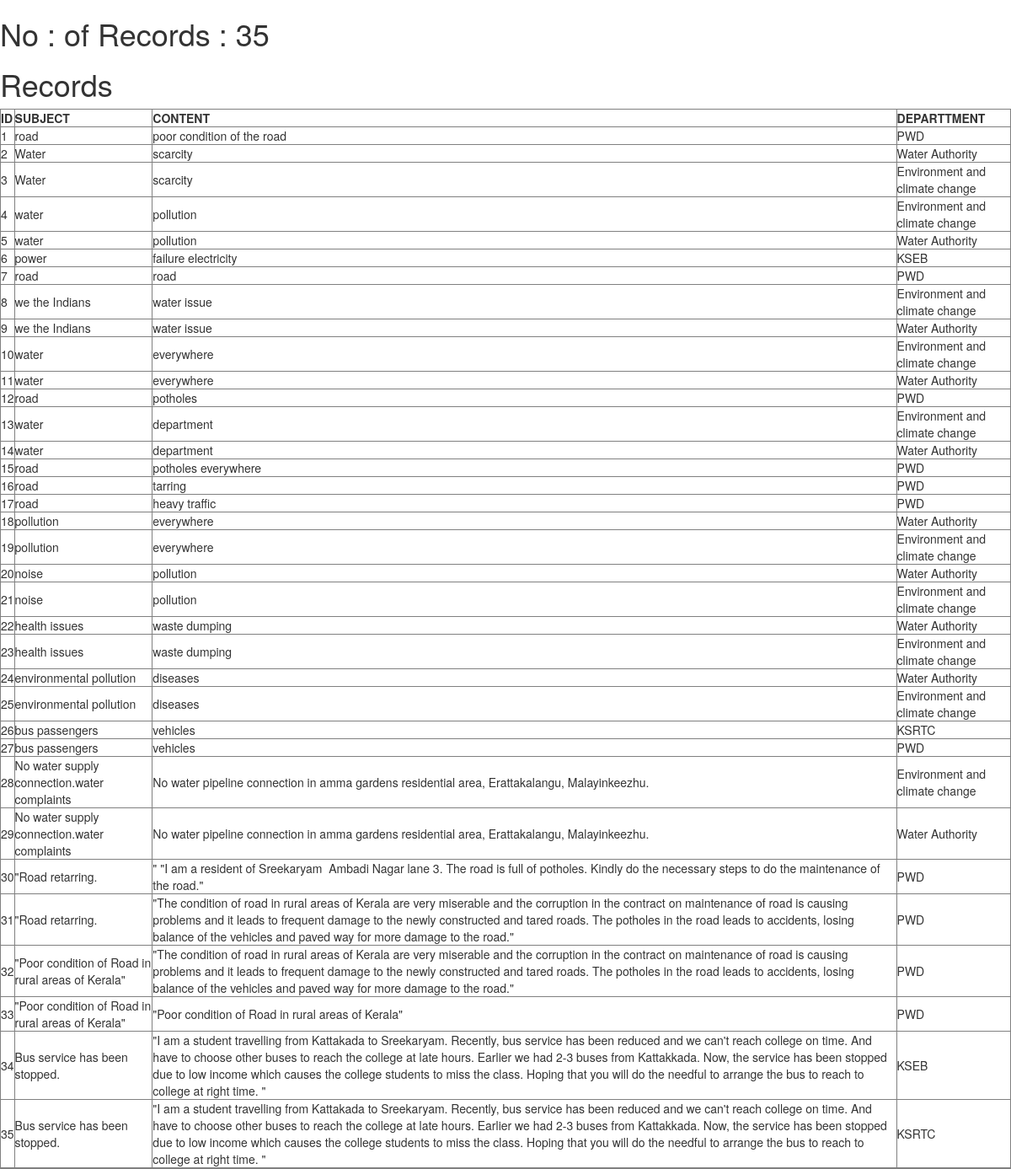
The app's page /shownotifications, older data.
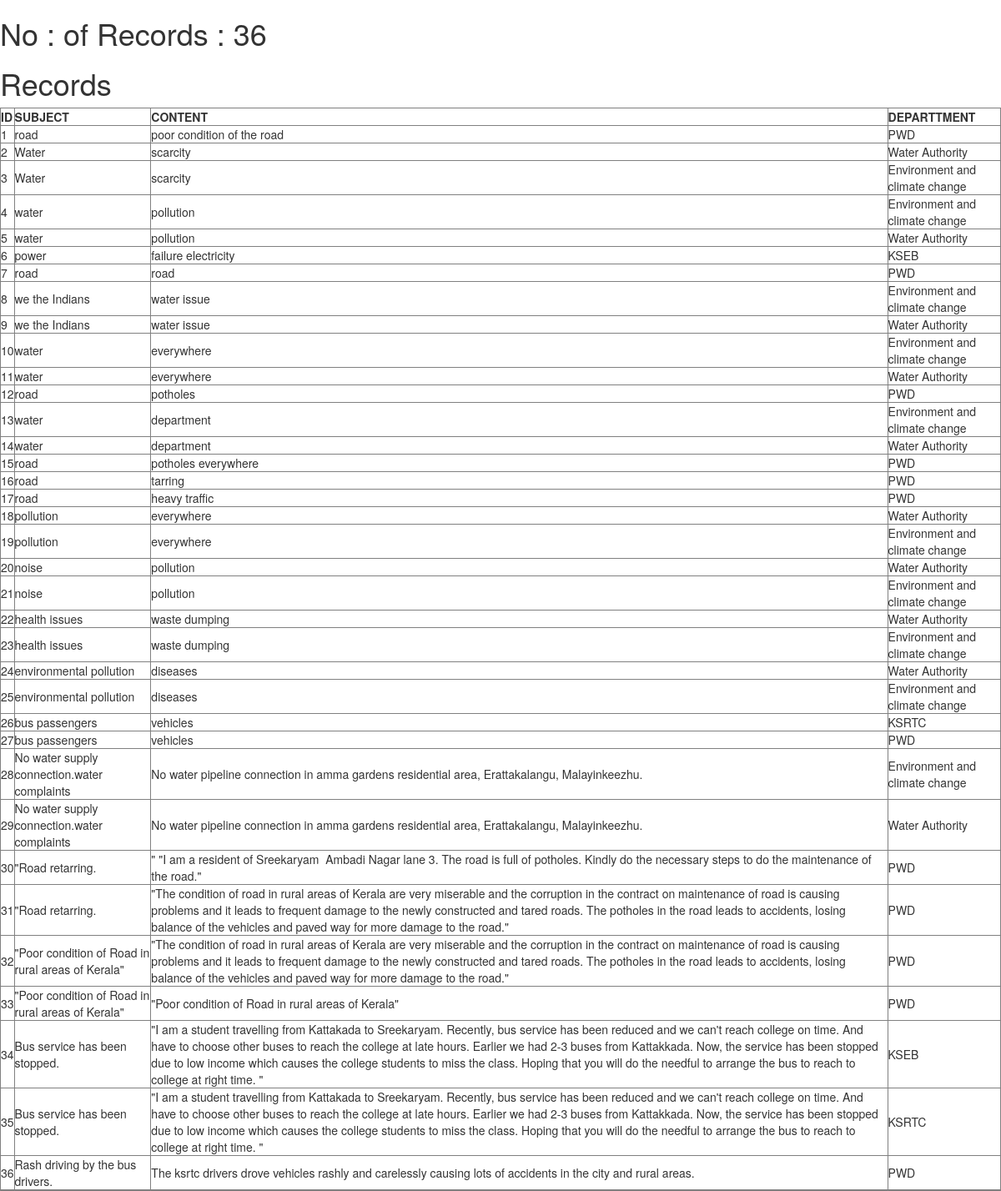
The same page, newer data.
### app.py (models this page shows, shortened)
class Complaints(db.Model):
    comp_id = Column(Integer,primary_key=True)
    subject=Column(Text,nullable=False)
    content=Column(Text,nullable=False)
    department=Column(Text)
    status=Column(Text)
    user_id=Column(Integer)

### app.py (the view)
@app.route('/shownotifications')
def show_notifications():
    all_data = Complaints.query.all()
    complaints_id_list=[]
    complaints_subject_list=[]
    complaints_content_list=[]
    complaint_department=[]
    for i in all_data:
       complaints_id_list.append(i.comp_id)
       complaints_subject_list.append(i.subject)
       complaints_content_list.append(i.content)
       complaint_department.append(i.department)
    length=len(complaints_content_list)
    return render_template('table.html',_anchor='myanchor',length=length,complaints_id_list=complaints_id_list,complaints_subject_list=complaints_subject_list,complaints_content_list=complaints_content_list,complaint_department=complaint_department)

### app.py (called while the page is built)
@app.teardown_appcontext
def shutdown_session(exception=None):
    db_session.remove()

### templates/table.html
{% extends "bootstrap/base.html"%}
{%block content%}
<h1>No : of Records : {{length}}</h1>
<h1>Records</h1>
<table border="1">
    <tr> <th>ID</th>
        <th>SUBJECT</th>
        <th>CONTENT</th>
        <th>DEPARTTMENT</th>
    </tr>
    {% for i in range(0,length+1) %}
    <tr>
        <td>{{complaints_id_list[i]}}</td>
        <td>{{complaints_subject_list[i]}}</td>
        <td>{{complaints_content_list[i]}}</td>
        <td>{{complaint_department[i]}}</td>
    </tr>
    {% endfor %}
</table>
{% endblock %}

Row changes from the older to the newer data that the page shows:
added Complaints: subject "Rash driving by the bus drivers.", content "The ksrtc drivers drove vehicles rashly and carelessly causing lots of accidents in the city and rural areas.", department "PWD"
Text that changed along with them:
{{ length }}: "35" → "36"
new list line: "36"
